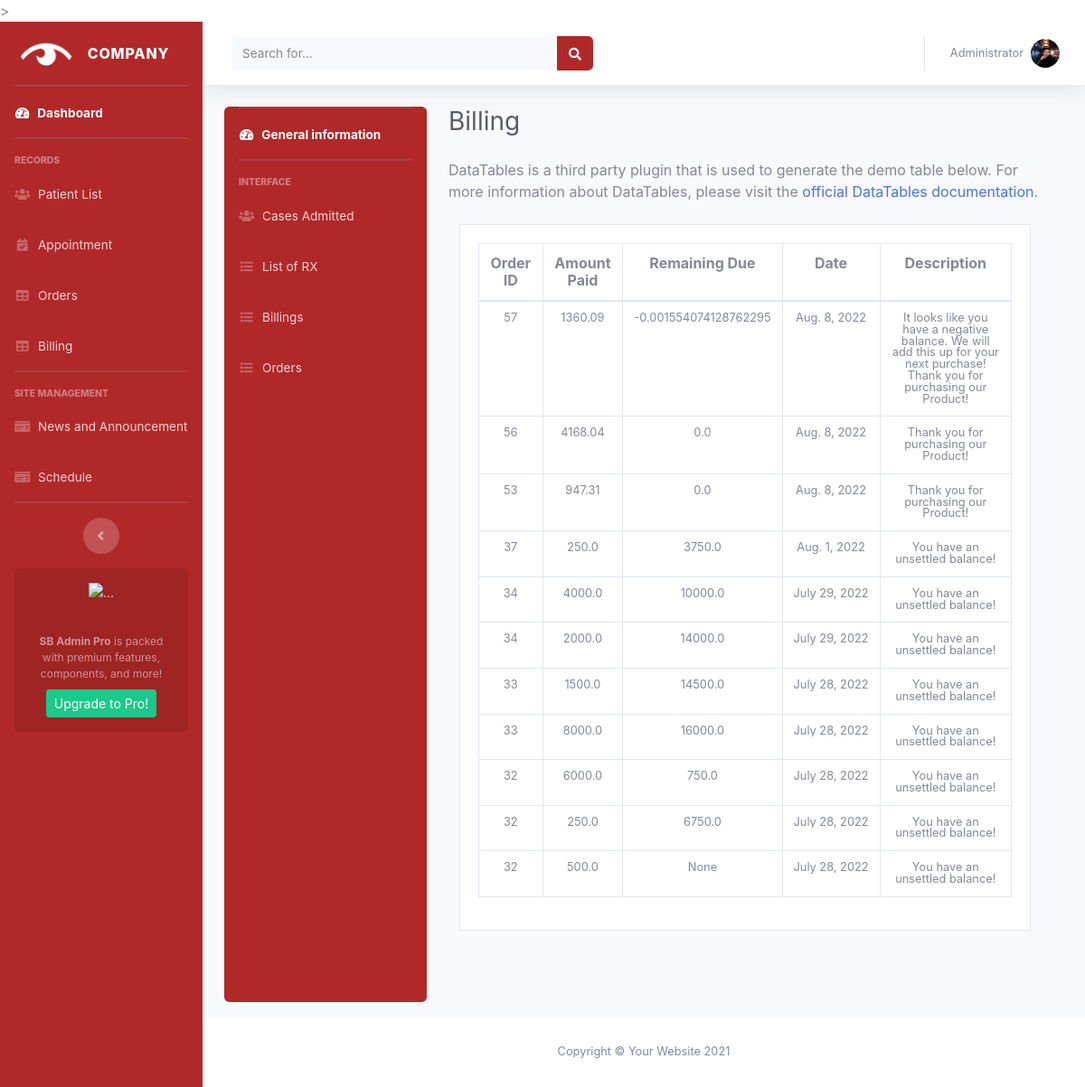
Screenshot of /patient_list/patient/2/Billing/ (signed in) with the database file from the repository.
### accounts/models.py (models this page shows)
class Billing(models.Model):
    order = models.ForeignKey(Order, null=True, blank=True,on_delete=models.CASCADE)
    amount = models.FloatField(null=True,blank=True)
    remain_due = models.FloatField(null=True,blank=True)
    description = models.CharField(max_length=200, null=True,blank=True)
    date_created = models.DateTimeField(auto_now_add=True)

class Order(models.Model):
    TYPE = (
        ('Glasses', 'Glasses'),
        ('Product', 'Product'),
    )
    PAY_TYPE = (
        ('Installment Pay', 'Installment Pay'),
        ('Full Pay', 'Full Pay'),
    )
    user = models.ForeignKey(User, null=True, blank=True,on_delete=models.CASCADE)
    price = models.FloatField(null=True,blank=True)
    quantity = models.IntegerField(null=True,blank=True)
    due = models.FloatField(null=True,blank=True)
    type = models.CharField(max_length=200, null=True,blank=True, choices=TYPE)
    payment_type = models.CharField(max_length=200, null=True,blank=True, choices=PAY_TYPE)
    months = models.CharField(default='0',max_length=200, null=True, blank=True)
    paid_until =  models.DateTimeField(blank=True,null=True)
    annual_rate = models.CharField(default='0',max_length=200, null=True, blank=True)
    date_created = models.DateTimeField(auto_now_add=True)
    product_details = models.CharField(default='None:',max_length=200, null=True, blank=True)
    dispense_details = models.CharField(default='None:',max_length=200, null=True, blank=True)
    lab_details = models.CharField(default='None:',max_length=200, null=True, blank=True)
    status = models.CharField(max_length=200, null=True,blank=True)
    note = models.CharField(max_length=200, null=True,blank=True)

### accounts/decorators.py (the view)
        def wrapper_func(request, *args, **kwargs):
            group = None
            if request.user.groups.exists():
                group = request.user.groups.all()[0].name
            if group in allowed_roles:
                return view_func(request, *args, **kwargs)
            else:
                return HttpResponse('You are not authorized to view this page!')

### accounts/views.py (called while the page is built)
@login_required(login_url='login')
@allowed_users(allowed_roles=['admin'])
def person_billing(request, pk):
    patient = Account.objects.get(id=pk)
    billings = Billing.objects.filter(
        order__user=patient.user).order_by('-date_created')
    context = {'patient': patient, 'billings': billings, }
    return render(request, 'admin/components/person_billing.html', context)

### accounts/templates/admin/components/person_billing.html (shortened to what this page needs)
{% extends 'admin/components/person.html' %} {% block title %}Patients{% endblock %}
{% block patient %}
{% load svg %}
<div class="d-sm-flex align-items-center justify-content-between mb-4">
    <h1 class="h3 mb-0 text-gray-800">Billing</h1>
</div>
<p class="mb-4">DataTables is a third party plugin that is used to generate the demo table below.
    For more information about DataTables, please visit the <a target="_blank" href="https://datatables.net">official
        DataTables documentation</a>.</p>
<div class="col-xl-12 mt-4">
    <div class=" card rounded-0  mb-4">
        <div class=" card card-body border-0   ">
            <table class="table table-bordered text-center align-middle">
                <tr class="p-0 mb-2 h6 text-dark-100 bolder">
                    <th scope="col">Order ID</th>
                    <th scope="col">Amount Paid</th>
                    <th scope="col ">Remaining Due</th>
                    <th scope="colasdasd">Date</th>
                    <th>Description</th>
                </tr>
                <tbody class="p-5 ">
                    {% for billing in billings%}
                    <tr class="small text-center lh-1">
                        <td>{{billing.order.id}}</td>
                        <td>{{billing.amount}}</td>
                        <td>{{billing.remain_due}}</td>
                        <td>
                            <div class="d-inline-block text-truncate" style="max-width: 150px;">
                                {{billing.date_created.date}}
                            </div>
                        </td>
                        <td>{{billing.description}}</td>
                    </tr>
                    {% endfor %}
                </tbody>
            </table>
        </div>
    </div>
</div>
{% endblock %}

### static/css/evo-calendar.min.4.css (style rules this page uses)
*,::after,::before { -webkit-box-sizing:border-box;box-sizing:border-box; }
html,body { padding:0;margin:0 }

### accounts/templates/admin/admin.html (style rules this page uses)
html { scroll-behavior: smooth; }

### rows the page displays
Billing: order.id "57", amount "1360.09", remain_due "-0.001554074128762295", date_created "Aug. 8, 2022", description "It looks like you have a negative balance. We will add this up for your next purchase! Thank you for purchasing our Product!"
Billing: order.id "56", amount "4168.04", remain_due "0.0", date_created "Aug. 8, 2022", description "Thank you for purchasing our Product!"
Billing: order.id "53", amount "947.31", remain_due "0.0", date_created "Aug. 8, 2022", description "Thank you for purchasing our Product!"
Billing: order.id "37", amount "250.0", remain_due "3750.0", date_created "Aug. 1, 2022", description "You have an unsettled balance!"
Billing: order.id "34", amount "4000.0", remain_due "10000.0", date_created "July 29, 2022", description "You have an unsettled balance!"
Billing: order.id "34", amount "2000.0", remain_due "14000.0", date_created "July 29, 2022", description "You have an unsettled balance!"
Billing: order.id "33", amount "1500.0", remain_due "14500.0", date_created "July 28, 2022", description "You have an unsettled balance!"
Billing: order.id "33", amount "8000.0", remain_due "16000.0", date_created "July 28, 2022", description "You have an unsettled balance!"
Billing: order.id "32", amount "6000.0", remain_due "750.0", date_created "July 28, 2022", description "You have an unsettled balance!"
Billing: order.id "32", amount "250.0", remain_due "6750.0", date_created "July 28, 2022", description "You have an unsettled balance!"
Billing: order.id "32", amount "500.0", remain_due "None", date_created "July 28, 2022", description "You have an unsettled balance!"
